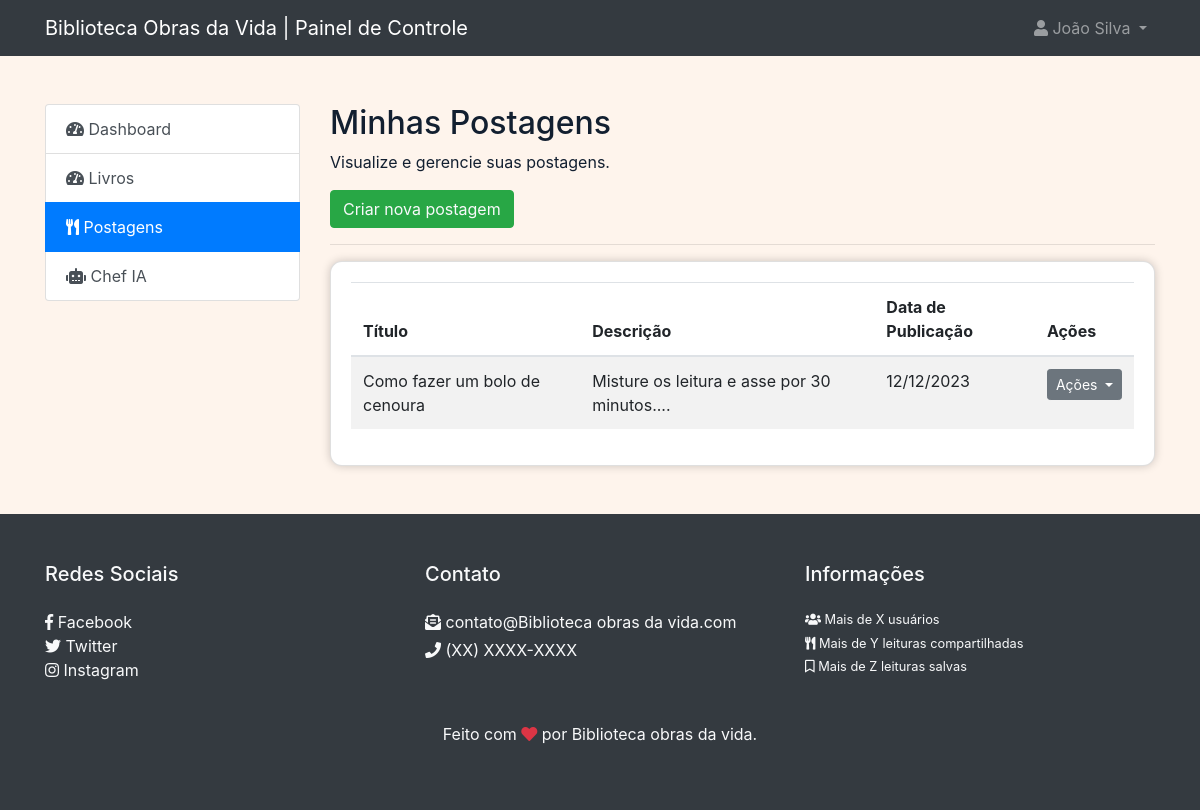
Screenshot of /admin/posts.php (signed in) with the database file from the repository.
### tables this page shows
CREATE TABLE `posts` (
  `id` int(11) NOT NULL,
  `user_id` int(11) DEFAULT NULL,
  `title` varchar(255) DEFAULT NULL,
  `content` text DEFAULT NULL,
  `image` varchar(255) NOT NULL,
  `views` int(11) NOT NULL,
  `created_at` timestamp NOT NULL DEFAULT current_timestamp()
);

### admin/posts.php (the view, shortened to what this page needs)
<?php
$pageInfo = array(
    'title' => 'Minhas Postagens',
    'description' => 'Visualize e gerencie suas postagens.',
    'pageName' => 'posts',
);
include_once('../components/admin/header.php');
$query = "SELECT * FROM posts WHERE user_id = " . $_SESSION['user_id'];
$result = mysqli_query($connection, $query);
$posts = array();
if(mysqli_num_rows($result) > 0){
    $posts = mysqli_fetch_all($result, MYSQLI_ASSOC);
}
?>
<main class="container py-5">
    <div class="row">
        <div class="col-md-3">
            <?php
                include_once('../components/admin/menu_sidebar.php');
            ?>
        </div>
        <section class="col-md-9">
            <h2><?= $pageInfo['title'] ?></h2>
            <p><?= $pageInfo['description'] ?></p>
            <a href="create_post.php" class="btn btn-success my-2 my-sm-0 text-light">
                Criar nova postagem
            </a>
            <hr>
            <div class="card">
                <div class="card-body">
                    <table class="table table-hover table-striped">
                        <thead>
                            <tr>
                                <th>Título</th>
                                <th>Descrição</th>
                                <th>Data de Publicação</th>
                                <th>Ações</th>
                            </tr>
                        </thead>
                        <tbody>
                        <?php foreach($posts as $post){ ?>
                            <tr>
                                <td>
                                    <?php echo $post['title']; ?>
                                </td>
                                <td>
                                    <?php
                                        echo substr($post['content'], 0, 120) . '...';
                                    ?>
                                </td>
                                <td>
                                    <?php echo date('d/m/Y', strtotime($post['created_at']) ); ?>
                                </td>
                                <td>
                                    <div class="dropdown">
                                        <button class="btn btn-sm btn-secondary dropdown-toggle" type="button" id="dropdownMenuButton" data-toggle="dropdown" aria-haspopup="true" aria-expanded="false">
                                            Ações
                                        </button>
                                    </div>
                                </td>
                            </tr>
                        <?php } ?>
                        </tbody>
                    </table>
                </div>
            </div>
        </section>
    </div>
</main>
<?php
include_once('../components/admin/footer.php');
?>

### rows the page displays
posts: title "Como fazer um bolo de cenoura", content "Misture os leitura e asse por 30 minutos.", created_at "12/12/2023"

### other values shown
$_SESSION['user_name'] "João Silva"
$pageInfo['title'] "Minhas Postagens"
$pageInfo['description'] "Visualize e gerencie suas postagens."
